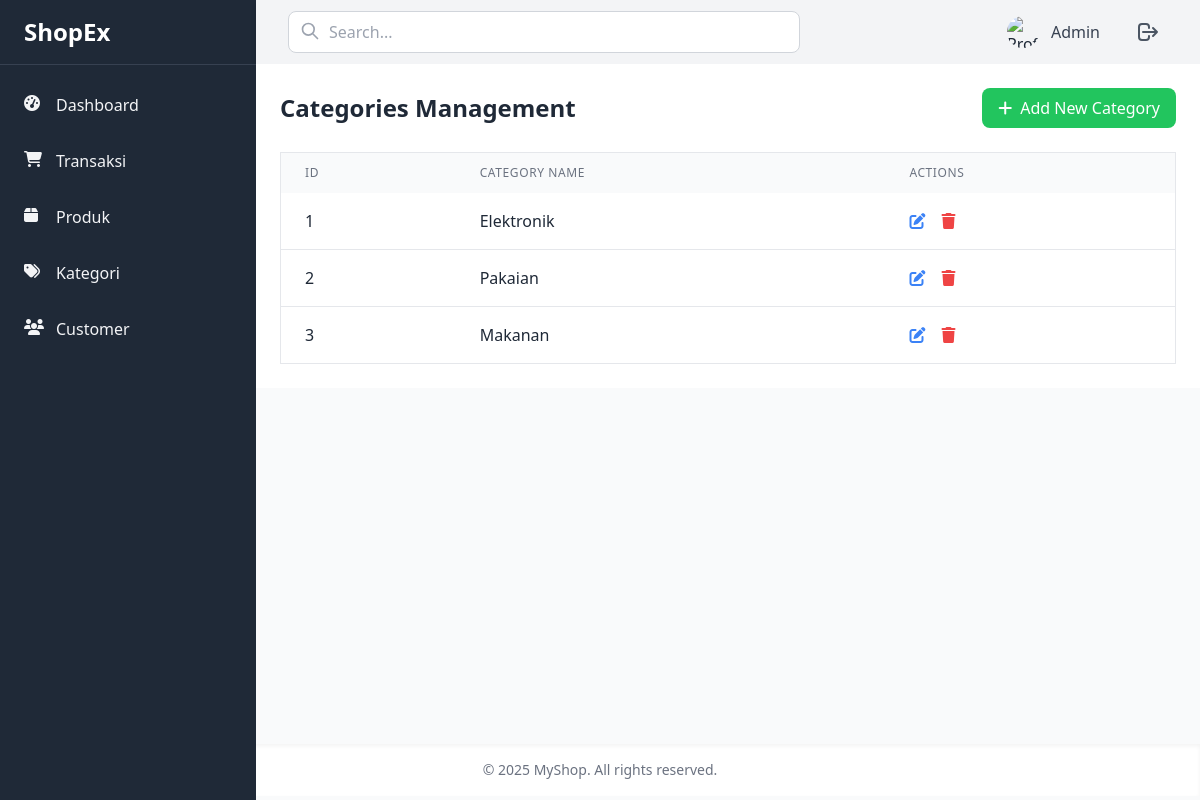
The app's page /admin/categories.php with its own data.
### tables this page shows
CREATE TABLE `categories` (
  `id` int NOT NULL,
  `name` varchar(100) NOT NULL
);

### admin/categories.php (the view, shortened to what this page needs)
<?php
require_once '../backend/conn.php';
$sql = "SELECT * FROM categories";
$result = $conn->query($sql);
?>
<!DOCTYPE html>
<html lang="en">
<head>
    <script src="https://cdn.tailwindcss.com"></script>
    <link rel="stylesheet" href="https://cdnjs.cloudflare.com/ajax/libs/font-awesome/6.7.2/css/all.min.css">
</head>
<body class="bg-gray-50 text-gray-800 h-screen">
    <main class="flex mx-auto h-[calc(88vh)]">
        <div class="w-64 min-h-screen bg-gray-800">
            <?php include 'partials/sidebar.php'; ?>
        </div>
        <div class="flex-1">
            <?php include 'partials/header.php'; ?>
            <div class="flex-1 bg-white p-6">
                <div class="flex justify-between items-center mb-6">
                    <h1 class="text-2xl font-bold">Categories Management</h1>
                    <a href="javascript:void(0)" onclick="toggleAddForm()" class="bg-green-500 hover:bg-green-600 text-white px-4 py-2 rounded-lg">
                <i class="fas fa-plus mr-2"></i>Add New Category</a>
            </div>
                <div class="overflow-x-auto">
                    <table class="min-w-full bg-white border border-gray-200">
                        <thead class="bg-gray-50">
                            <tr>
                                <th class="px-6 py-3 text-left text-xs font-medium text-gray-500 uppercase tracking-wider">ID</th>
                                <th class="px-6 py-3 text-left text-xs font-medium text-gray-500 uppercase tracking-wider">Category Name</th>
                                <th class="px-6 py-3 text-left text-xs font-medium text-gray-500 uppercase tracking-wider">Actions</th>
                            </tr>
                        </thead>
                        <tbody class="divide-y divide-gray-200">
                            <?php if ($result->num_rows > 0): ?>
                                <?php while($row = $result->fetch_assoc()): ?>
                                    <tr>
                                        <td class="px-6 py-4 whitespace-nowrap"><?php echo $row['id']; ?></td>
                                        <td class="px-6 py-4 whitespace-nowrap"><?php echo $row['name']; ?></td>
                                        <td class="px-6 py-4 whitespace-nowrap">
                                            <a href="edit_category.php?id=<?php echo $row['id']; ?>" class="text-blue-500 hover:text-blue-700 mr-3">
                                                <i class="fas fa-edit"></i>
                                            </a>
                                            <a href="backend/delete_categories.php?id=<?php echo $row['id']; ?>" class="text-red-500 hover:text-red-700"
                                               onclick="return confirm('Are you sure you want to delete this category?')">
                                                <i class="fas fa-trash"></i>
                                            </a>
                                        </td>
                                    </tr>
                                <?php endwhile; ?>
                            <?php else: ?>
                                <tr>
                                    <td colspan="4" class="px-6 py-4 text-center">No categories found</td>
                                </tr>
                            <?php endif; ?>
                        </tbody>
                    </table>
                </div>
            </div>
        </div>
    </main>
    <?php include 'partials/footer.php'; ?>
</body>
</html>

### records on screen
categories: id "1", name "Elektronik"
categories: id "2", name "Pakaian"
categories: id "3", name "Makanan"

### other values on screen
$_SESSION['admin_name'] "Admin"
